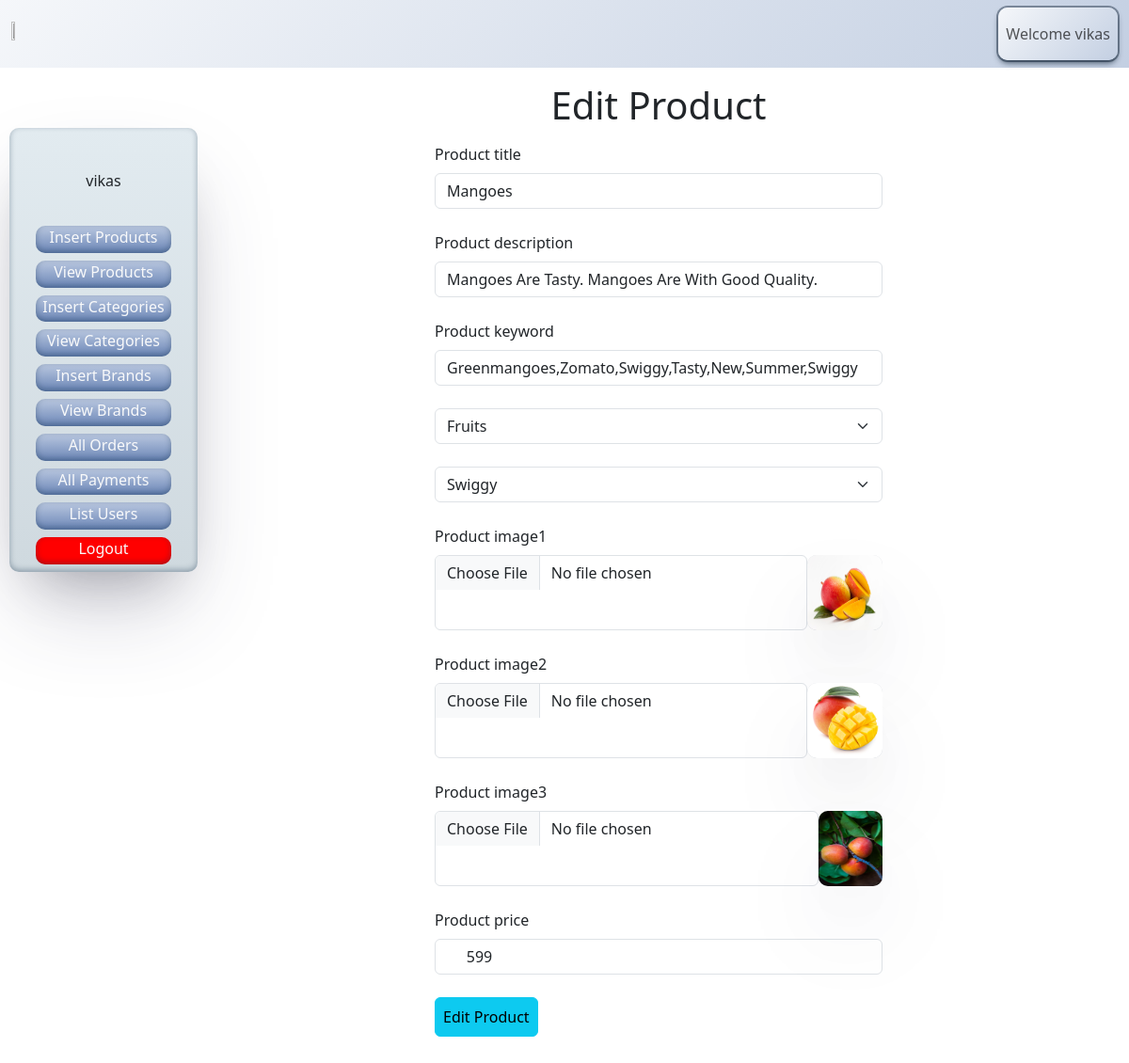
/admin_area/index.php?edit_products=1 (signed in), run on the app's committed database.
### tables this page shows
CREATE TABLE `products` (
  `product-id` int(11) NOT NULL,
  `product_title` varchar(100) NOT NULL,
  `product_description` varchar(250) NOT NULL,
  `product_keyword` varchar(250) NOT NULL,
  `cat_id` int(11) NOT NULL,
  `brand_id` int(11) NOT NULL,
  `product_image1` varchar(250) NOT NULL,
  `product_image2` varchar(250) NOT NULL,
  `product_image3` varchar(250) NOT NULL,
  `product_price` varchar(100) NOT NULL,
  `date` timestamp NOT NULL DEFAULT current_timestamp() ON UPDATE current_timestamp(),
  `status` varchar(100) NOT NULL
);

CREATE TABLE `categories` (
  `cat_id` int(10) NOT NULL,
  `cat_title` varchar(100) NOT NULL
);

CREATE TABLE `brands` (
  `brand_id` int(10) NOT NULL,
  `brand_title` varchar(100) NOT NULL
);

### admin_area/edit_products.php (the view, shortened to what this page needs)
<?php
include('../includes/connect.php');
if(isset($_GET['edit_products']))
{
    $product_id = $_GET['edit_products'];
    $get_product_details = "SELECT * from products where `product-id`=  $product_id";
    $result_product = mysqli_query($con, $get_product_details);
    $row = mysqli_fetch_assoc($result_product);
    $product_title = $row['product_title'];
    $product_desc = $row['product_description'];
    $product_keyword=$row['product_keyword'];
    $cat_id = $row['cat_id'];
    $get_cat_title = "SELECT * from categories where cat_id =$cat_id  ";
    $result_cat_title = mysqli_query($con,$get_cat_title);
    $cat_title_fetch = mysqli_fetch_assoc($result_cat_title);
    $cat_title =  $cat_title_fetch['cat_title'];
    $brand_id = $row['brand_id'];
    $get_brand_title = "SELECT * from brands where brand_id =$brand_id  ";
    $result_brand_title = mysqli_query($con,$get_brand_title);
    $brand_title_fetch = mysqli_fetch_assoc($result_brand_title);
    $brand_title =  $brand_title_fetch['brand_title'];
    $image1=$row['product_image1'];
    $image2=$row['product_image2'];
    $image3=$row['product_image3'];
    $product_price = $row['product_price'];
}
?>
<h1 class="text-center my-3">Edit Product</h1>
<form action="" method="post" enctype="multipart/form-data" autocomplete="off" >
                <div class="form-outline mb-4 w-50 m-auto">
                    <label for="product_title" class="form-label">Product title</label>
                    <input type="text" name="product_title" id="product_title" class="form-control text-capitalize"
                        placeholder="Enter product title" value="<?php echo  $product_title?>" required>
                </div>
                <div class="form-outline mb-4 w-50 m-auto">
                    <label for="product_description" class="form-label">Product description</label>
                    <input type="text" name="product_description" id="product_description" class="form-control text-capitalize"
                        placeholder="Enter product description" value="<?php echo   $product_desc?>" required>
                </div>
                <div class="form-outline mb-4 w-50 m-auto">
                    <label for="product_keyword" class="form-label">Product keyword</label>
                    <input type="text" name="product_keyword" id="product_keyword" class="form-control text-capitalize"
                        placeholder="Enter product keyword" value="<?php echo   $product_keyword?>" required>
                </div>
                <div class="form-outline mb-4 w-50 m-auto">
                    <select name="product_categories" id="" class="form-select text-capitalize" >
                        <option value="<?php echo $cat_id?>" > <?php echo $cat_title?></option>
                    </select>
                </div>
                <div class="form-outline mb-4 w-50 m-auto">
                    <select name="product_brands" id="" class="form-select text-capitalize">
                    <option value="<?php echo $brand_id?>"><?php echo $brand_title?></option>
                    </select>
                </div>
                <div class="form-outline mb-4 w-50 m-auto">
                    <label for="product_image1" class="form-label">Product image1</label>
                    <div class="d-flex">
                    <input type="file" name="product_image1" id="product_image1" class="form-control" required>
                    <img class='img' src="productimages/<?php echo $image1?>" alt="" width="80" height="80">
                    </div>
                </div>
                <div class="form-outline mb-4 w-50 m-auto">
                    <label for="product_image2" class="form-label">Product image2</label>
                    <div class="d-flex">
                    <input type="file" name="product_image2" id="product_image2" class="form-control" required>
                    <img class='img' src="productimages/<?php echo trim($image2)?>" alt="<?php echo $image2?>" width="80" height="80">
                    </div>
                </div>
                <div class="form-outline mb-4 w-50 m-auto">
                    <label for="product_image3" class="form-label">Product image3</label>
                    <div class="d-flex">
                    <input type="file" name="product_image3" id="product_image3" class="form-control" required>
                    <img class='img' src="productimages/<?php echo trim($image3)?>" alt="" width="80" height="80">
                    </div>
                </div>
                <div class="form-outline mb-4 w-50 m-auto">
                    <label for="product_price" class="form-label">Product price</label>
                    <input type="text" name="product_price" id="product_price" class="form-control"
                        placeholder="Enter product price" value="<?php echo  $product_price?>"  required>
                </div>
                <div class="form-outline mb-4 w-50 m-auto ">
                    <input type="submit" name="edit_product" class="btn btn-info mb-5 p-2" value="Edit Product">
                </div>
            </form>

### admin_area/index.php (style rules this page uses)
* { margin: 0; padding: 0; }
.img { width: 5rem; height: 5rem; border-radius: 10px; box-shadow: rgba(50, 50, 93, 0.25) 0px 50px 100px -20px, rgba(0, 0, 0, 0.3) 0px 30px 60px -30px, rgba(10, 37, 64, 0.35) 0px -2px 6px 0px inset; }

### data on the page
products: product_title "Mangoes", product_description "mangoes are tasty. mangoes are with good quality.", product_keyword "greenmangoes,zomato,swiggy,tasty,new,summer,swiggy", product_image1 (picture), product_price "599"
categories: product_categories "fruits"
brands: product_brands "swiggy"

### other printed values
$admin "vikas"
